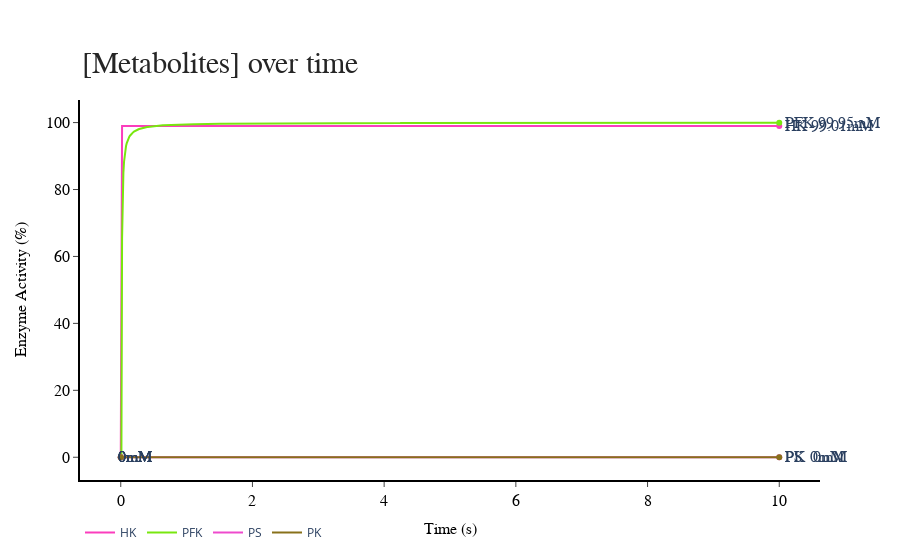

The notebook cell saved with this chart:
### Code cell
Plotly_EnzymePercentMaxActivity(Title = 'Enzyme Percent Max Activity', Time = np.linspace(0, SIM_DURATION_SECONDS, TOTAL_STEPS), Data = arr2DEnzymePercentMaxActivty.T, Legend = enzymeLegend)

### Figure 1 — Plotly figure (JSON) as saved in the notebook; plotly's stock layout.template omitted (floating-point values rounded to 4 significant figures; data arrays with more than 128 entries replaced by an {"elided": "..."} marker saying what was removed)
{"data": [{"connectgaps": true, "line": {"color": "rgb(251,61,189)"}, "mode": "lines", "name": "HK", "type": "scatter", "x": {"elided": "1000 float values"}, "y": {"elided": "1000 float values"}}, {"marker": {"color": "rgb(251,61,189)"}, "mode": "markers", "name": "HK", "showlegend": false, "type": "scatter", "x": [0, 10], "y": [0, 99.01]}, {"connectgaps": true, "line": {"color": "rgb(120,231,15)"}, "mode": "lines", "name": "PFK", "type": "scatter", "x": {"elided": "1000 float values"}, "y": {"elided": "1000 float values"}}, {"marker": {"color": "rgb(120,231,15)"}, "mode": "markers", "name": "PFK", "showlegend": false, "type": "scatter", "x": [0, 10], "y": [0, 99.95]}, {"connectgaps": true, "line": {"color": "rgb(238,74,205)"}, "mode": "lines", "name": "PS", "type": "scatter", "x": {"elided": "1000 float values"}, "y": {"elided": "1000 int values"}}, {"marker": {"color": "rgb(238,74,205)"}, "mode": "markers", "name": "PS", "showlegend": false, "type": "scatter", "x": [0, 10], "y": [0, 0]}, {"connectgaps": true, "line": {"color": "rgb(136,113,26)"}, "mode": "lines", "name": "PK", "type": "scatter", "x": {"elided": "1000 float values"}, "y": {"elided": "1000 int values"}}, {"marker": {"color": "rgb(136,113,26)"}, "mode": "markers", "name": "PK", "showlegend": false, "type": "scatter", "x": [0, 10], "y": [0, 0]}], "layout": {"annotations": [{"axref": "x", "font": {"family": "Arial", "size": 16}, "showarrow": false, "text": "  0mM", "x": 0.1, "xanchor": "right", "xref": "paper", "y": 0.1, "yanchor": "middle"}, {"axref": "x", "font": {"family": "Arial", "size": 16}, "showarrow": false, "text": "HK 99.01mM", "x": 0.95, "xanchor": "left", "xref": "paper", "y": 99.01, "yanchor": "middle"}, {"axref": "x", "font": {"family": "Arial", "size": 16}, "showarrow": false, "text": "  0mM", "x": 0.1, "xanchor": "right", "xref": "paper", "y": 0.1, "yanchor": "middle"}, {"axref": "x", "font": {"family": "Arial", "size": 16}, "showarrow": false, "text": "PFK 99.95mM", "x": 0.95, "xanchor": "left", "xref": "paper", "y": 99.95, "yanchor": "middle"}, {"axref": "x", "font": {"family": "Arial", "size": 16}, "showarrow": false, "text": "  0mM", "x": 0.1, "xanchor": "right", "xref": "paper", "y": 0.1, "yanchor": "middle"}, {"axref": "x", "font": {"family": "Arial", "size": 16}, "showarrow": false, "text": "PS  0mM", "x": 0.95, "xanchor": "left", "xref": "paper", "y": 0, "yanchor": "middle"}, {"axref": "x", "font": {"family": "Arial", "size": 16}, "showarrow": false, "text": "  0mM", "x": 0.1, "xanchor": "right", "xref": "paper", "y": 0.1, "yanchor": "middle"}, {"axref": "x", "font": {"family": "Arial", "size": 16}, "showarrow": false, "text": "PK  0mM", "x": 0.95, "xanchor": "left", "xref": "paper", "y": 0, "yanchor": "middle"}, {"font": {"color": "rgb(37,37,37)", "family": "Arial", "size": 30}, "showarrow": false, "text": "[Metabolites] over time", "x": 0, "xanchor": "left", "xref": "paper", "y": 1.05, "yanchor": "bottom", "yref": "paper"}], "autosize": true, "legend": {"orientation": "h"}, "plot_bgcolor": "white", "xaxis": {"linecolor": "rgb(0, 0, 0)", "linewidth": 2, "showgrid": true, "showline": true, "showticklabels": true, "tickfont": {"color": "rgb(0, 0, 0)", "family": "Arial", "size": 16}, "ticks": "outside", "title": {"font": {"color": "rgb(0,0,0)", "family": "Arial", "size": 16}, "text": "Time (s)"}}, "yaxis": {"linecolor": "rgb(0, 0, 0)", "linewidth": 2, "showgrid": true, "showline": true, "showticklabels": true, "tickfont": {"color": "rgb(0, 0, 0)", "family": "Arial", "size": 16}, "ticks": "outside", "title": {"font": {"color": "rgb(0,0,0)", "family": "Arial", "size": 16}, "text": "Enzyme Activity (%)"}, "zeroline": true}}}
